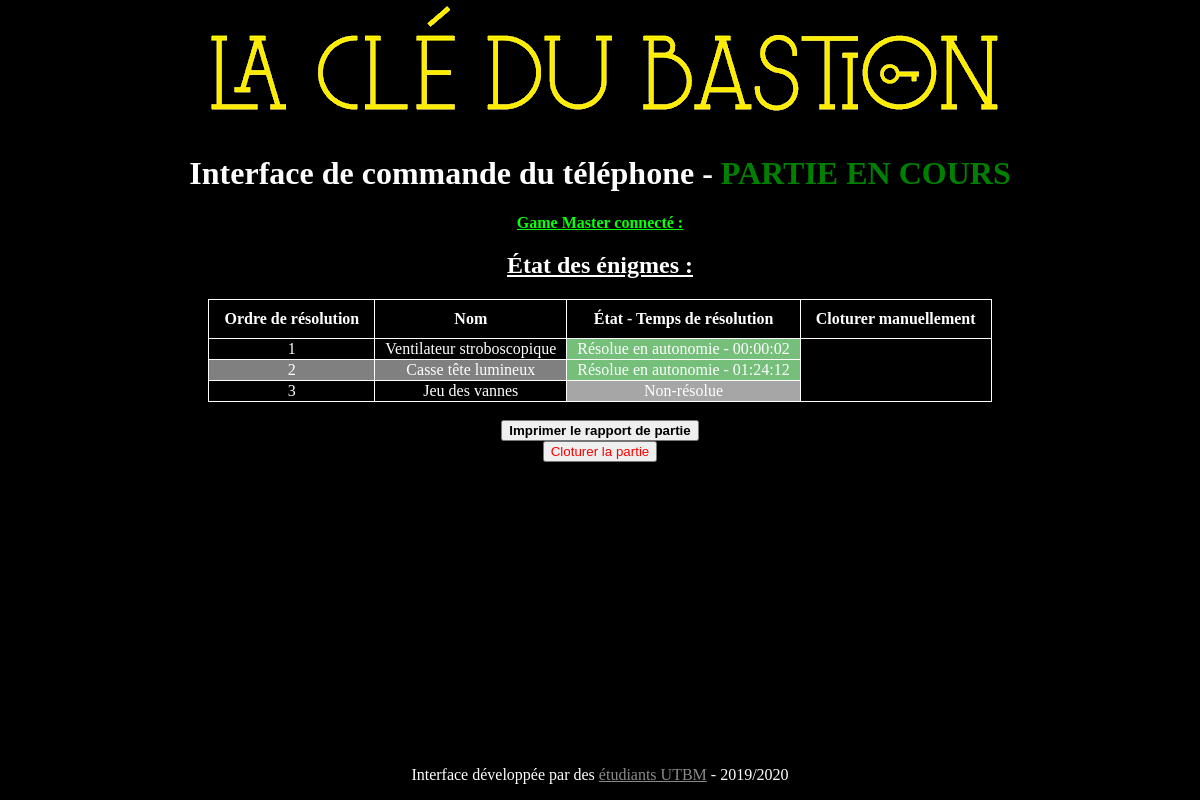
/interface_gamemaster/interface_partie.php, run on the app's committed database.
### tables this page shows
CREATE TABLE IF NOT EXISTS `details_parties` (
  `ID` int(11) NOT NULL AUTO_INCREMENT,
  `ID_partie` int(11) NOT NULL,
  `ID_enigme` int(11) NOT NULL,
  `etat` int(11) NOT NULL,
  `duree_resolution` time DEFAULT NULL,
  PRIMARY KEY (`ID`)
);

CREATE TABLE IF NOT EXISTS `enigmes` (
  `ID` int(11) NOT NULL AUTO_INCREMENT,
  `nom` varchar(255) NOT NULL,
  `ordre_apparition` int(11) NOT NULL,
  `type_signal_fin` tinyint(1) DEFAULT NULL,
  `indice_texte` varchar(1000) DEFAULT NULL,
  `indice_son` int(11) DEFAULT NULL,
  `solution_texte` varchar(1000) DEFAULT NULL,
  `solution_son` int(11) DEFAULT NULL,
  `message_fin_texte` varchar(1000) DEFAULT NULL,
  `message_fin_son` int(11) DEFAULT NULL,
  `numero_tel` int(11) NOT NULL,
  `topic_MQTT` varchar(255) DEFAULT NULL,
  PRIMARY KEY (`ID`)
);

### interface_gamemaster/interface_partie.php (the view, shortened to what this page needs)
<!DOCTYPE html>
<html>
<head>
	<link rel="stylesheet" type="text/css" href="style.css">
</head>
<body>
	<?php
		include 'header.php';
	?>
	<h1>Interface de commande du téléphone - <font color="green">PARTIE EN COURS</font></h1>
	<p class="temoin_connexion"><u><b>Game Master connecté :</b></u>
	</p>
	<h2><b><u>État des énigmes :</u></b></h2>
	<table>
		<thead>
			<tr>
				<th>Ordre de résolution</th>
				<th>Nom</th>
				<th>État - Temps de résolution</th>
				<th>Cloturer manuellement</th>
			</tr>
		</thead>
		<tbody>
			<?php
				include("connexion_bdd.php");
				$req_details = $bdd->prepare('SELECT enigmes.ID AS ID, enigmes.ordre_apparition AS ordre, enigmes.nom AS nom_enigme, enigmes.type_signal_fin AS type_signal,  details_parties.etat AS state, details_parties.duree_resolution AS duree FROM details_parties INNER JOIN enigmes ON (details_parties.ID_enigme = enigmes.ID) WHERE details_parties.ID_partie = ? ORDER BY enigmes.ordre_apparition');
				$req_details->execute(array($_SESSION['partie_ouverte']));
				while($ligne=$req_details->fetch()){
			?>
						<tr>
							<td><?php echo $ligne['ordre']; ?></td>
							<td><?php echo $ligne['nom_enigme']; ?></td>
							<?php echo "<td class=\"_". $ligne['state'] ."\">";
							$correspondance_etats=array("Non-résolue","Indice 1 délivré","Indice 2 délivré", "Résolue avec 1 indice", "Résolue avec 2 indices", "Résolue en autonomie");
							if($ligne['state']<3){
								echo $correspondance_etats[$ligne['state']];
							}else{
								echo $correspondance_etats[$ligne['state']]." - ". $ligne['duree'];
							}
							?>
							</td>
						</tr>
			<?php
				}
			?>
		</tbody>
	</table>
	<br>
		<button onclick="window.print();return false;"><b>Imprimer le rapport de partie</b></button>
	<br>
	<form action="cloture_partie.php">
		<button type="submit"><font color="red">Cloturer la partie</font></button>
	</form>
	<?php
		include 'footer.php';
	?>
</body>
</html>

### interface_gamemaster/header.php
<header>
		<img src="banniere.png">
</header>

### interface_gamemaster/footer.php
<footer>
		<p>Interface développée par des <a href="
			mailto:valentin.mercy@utbm.fr
			?subject=Contact par rapport à l'interface de controle du téléphone LCDB
			">étudiants UTBM</a> - 2019/2020</p>
</footer>

### interface_gamemaster/style.css (style rules this page uses)
* { -moz-box-sizing: border-box; box-sizing: border-box; }
html { background-color: black; }
header { display: block; margin: auto; color: white; }
body { color: white; min-height: 100%; margin: 0; padding: 0; padding-bottom: 0; text-align: center; }
footer { color: white; position: absolute; bottom: 0; left: 0; right: 0; }
.temoin_connexion { color: #0AFF0A; }
a { color: #8A8A8A; }
table, th, td { margin-left: auto; margin-right: auto; text-align: center; border: 1px solid white; border-collapse: collapse; }
th { padding: 10px; padding-left: 15px; padding-right: 15px; }
td { padding-left: 10px; padding-right: 10px; }
td._0 { background-color: #A6A6A6; }
td._5 { background-color: #75BF7B; }
tr:nth-child(even) { background-color: grey; }

### data on the page
details_parties: ID_enigme.ordre_apparition "1", ID_enigme.nom "Ventilateur stroboscopique", etat "Résolue en autonomie", duree_resolution "00:00:02"
details_parties: ID_enigme.ordre_apparition "2", ID_enigme.nom "Casse tête lumineux", etat "Résolue en autonomie", duree_resolution "01:24:12"
details_parties: ID_enigme.ordre_apparition "3", ID_enigme.nom "Jeu des vannes", etat "Non-résolue"
